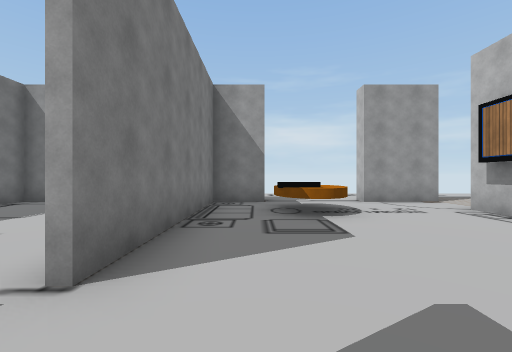
view 1 (above)

13 first-person views from a walk through a scene from a Unity 3-D project. The camera is 1.4 m above the floor, looks level and sees 90° across. The floor is counted in squares, 2 m on a side. Each view is taken from the middle of a square. On the plan, view 1 faces up. The plan holds only what a view shows up to about 9 squares ahead; the rest is blank. The player is left out. Some surface patterns are stand-ins.

view 2
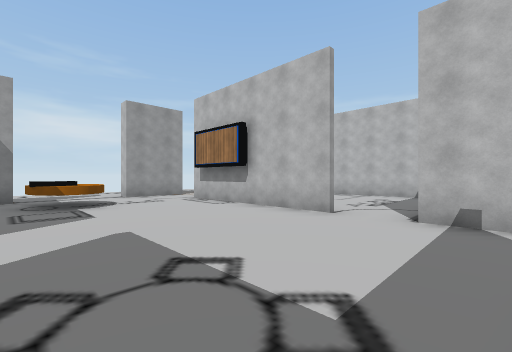

view 3
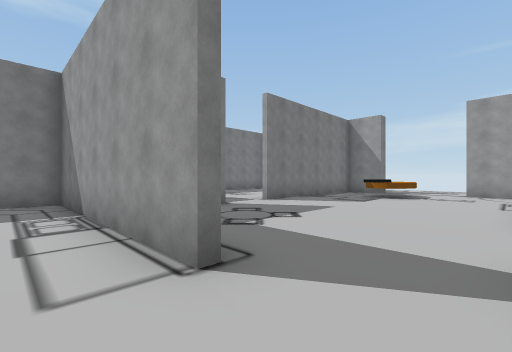

view 4
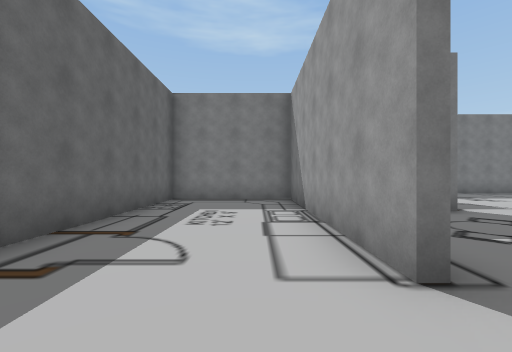

view 5
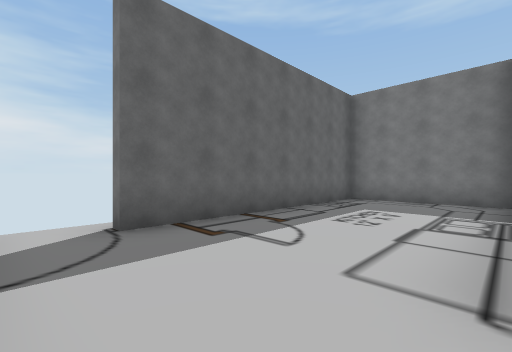

view 6
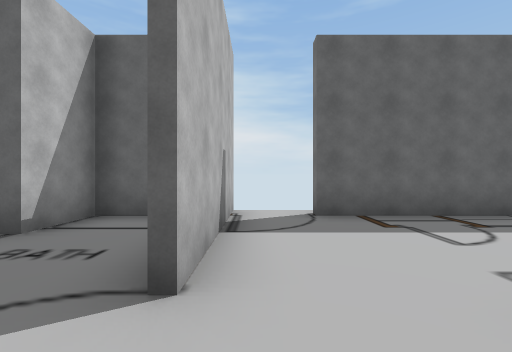

view 7
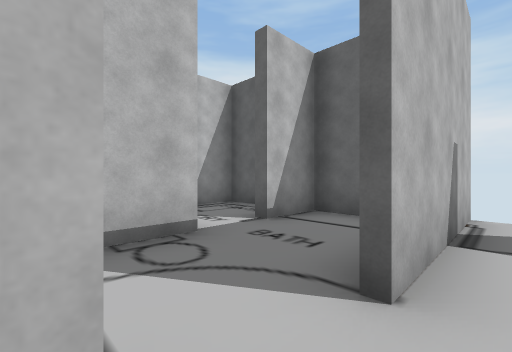

view 8
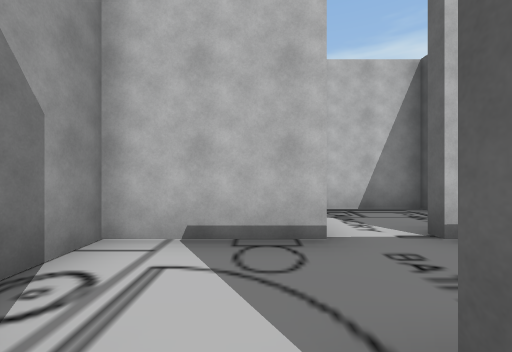

view 9
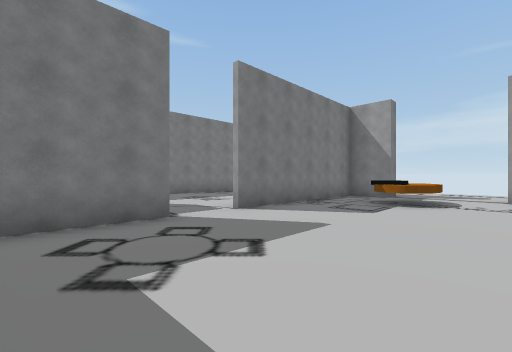

view 10
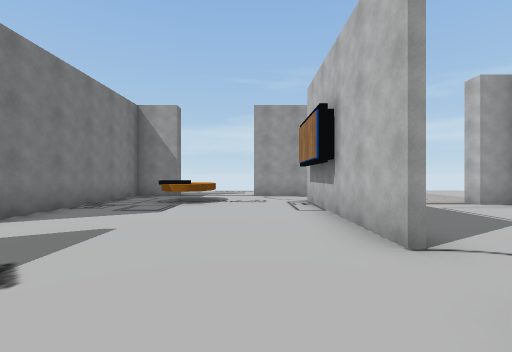

view 11
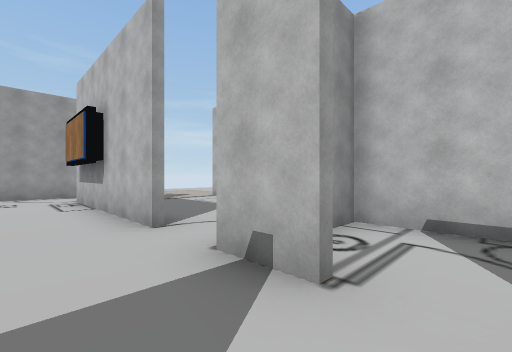

view 12
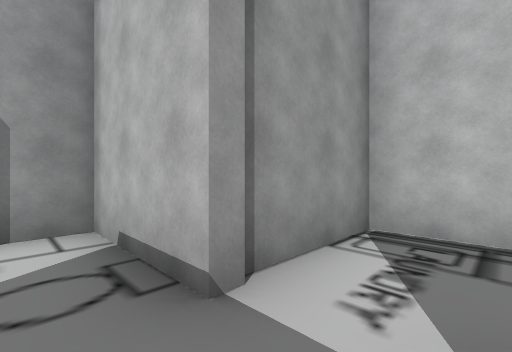

view 13
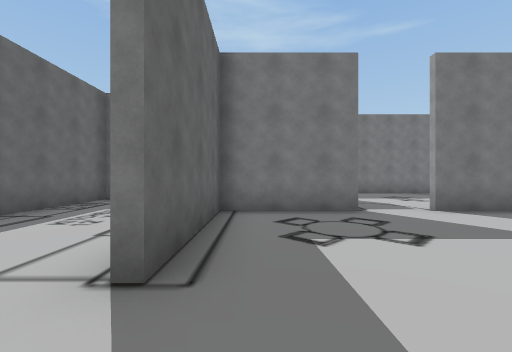

### Floor plan
Points are (right, up) in squares from view 1. A wall is a line through its corners. A room is listed if a view was taken in it or the views show most of it. See-through windows are left out.
Room 1 (views 1, 2, 3, 4, 5, 6, 7, 8, 9, 10, 11, 13)
walls: (2.4, -2.9) (-3.7, -2.9) (-3.7, -6.5) (3, -6.5); (4.5, -2.1) (4.5, -1); (4.5, 0.4) (4.5, 5.4); (-1.2, 0.1) (-1.2, -2.7) (2.4, -2.7); (1.2, 4.8) (0.4, 4.8); (4.5, -7.2) (4.5, -3.5); (0.2, 7) (-1.2, 7) (-1.2, 1.6)
low walls: (1.8, 5.4) (1.8, 4.9)
ways out: opening at (5, -3) to room 2; opening at (-1, 1); opening at (1.5, 7); opening at (4, 6); opening at (5, 0)
Room 2 (view 12)
walls: (6.8, -3.7) (6.8, -1.3) (5.6, -1.3); (5.9, -6.5) (6.8, -6.5) (6.8, -5)
ways out: opening at (5, -3) to room 1; gap at (7, -5)

Positions as (right, up) in squares from view 1, and headings:
1: (0, 0), facing up
2: (0, -2), facing up-right
3: (4, -4), facing up-left
4: (4, -4), facing left
5: (4, -3), facing down-left
6: (4, -2), facing down
7: (4, -2), facing down-right
8: (4, -3), facing right
9: (3, -2), facing up-left
10: (3, -2), facing up
11: (3, -3), facing up-right
12: (6, -5), facing up-right
13: (4, -2), facing left
